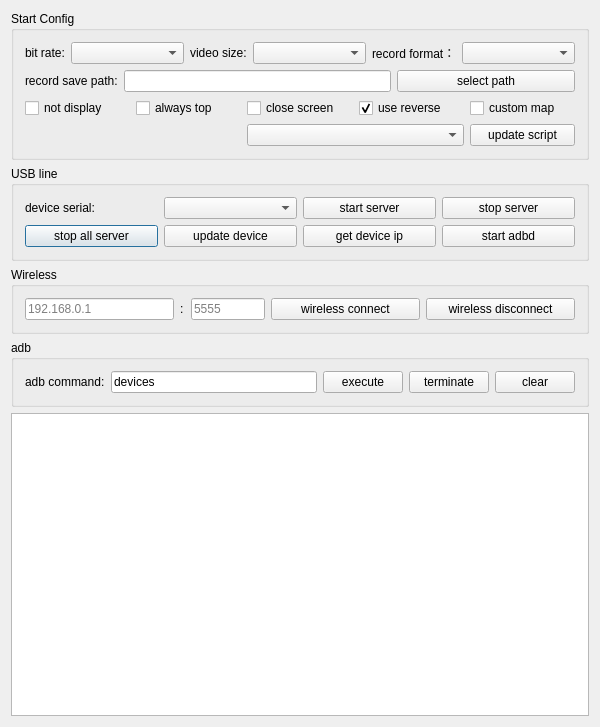
<?xml version="1.0" encoding="UTF-8"?>
<ui version="4.0">
 <class>Dialog</class>
 <widget class="QDialog" name="Dialog">
  <property name="geometry">
   <rect>
    <x>0</x>
    <y>0</y>
    <width>600</width>
    <height>727</height>
   </rect>
  </property>
  <property name="maximumSize">
   <size>
    <width>600</width>
    <height>16777215</height>
   </size>
  </property>
  <property name="windowTitle">
   <string notr="true">QtScrcpy</string>
  </property>
  <layout class="QGridLayout" name="gridLayout_2">
   <item row="2" column="0">
    <widget class="QGroupBox" name="usbGroupBox">
     <property name="title">
      <string>USB line</string>
     </property>
     <layout class="QGridLayout" name="gridLayout_9">
      <item row="0" column="0">
       <layout class="QGridLayout" name="gridLayout">
        <item row="0" column="0">
         <widget class="QLabel" name="label_2">
          <property name="text">
           <string>device serial:</string>
          </property>
         </widget>
        </item>
        <item row="0" column="1">
         <widget class="QComboBox" name="serialBox"/>
        </item>
        <item row="0" column="2">
         <widget class="QPushButton" name="startServerBtn">
          <property name="text">
           <string>start server</string>
          </property>
          <property name="autoDefault">
           <bool>false</bool>
          </property>
         </widget>
        </item>
        <item row="0" column="3">
         <widget class="QPushButton" name="stopServerBtn">
          <property name="text">
           <string>stop server</string>
          </property>
          <property name="autoDefault">
           <bool>false</bool>
          </property>
         </widget>
        </item>
        <item row="1" column="0">
         <widget class="QPushButton" name="stopAllServerBtn">
          <property name="text">
           <string>stop all server</string>
          </property>
         </widget>
        </item>
        <item row="1" column="1">
         <widget class="QPushButton" name="updateDevice">
          <property name="text">
           <string>update device</string>
          </property>
          <property name="autoDefault">
           <bool>false</bool>
          </property>
         </widget>
        </item>
        <item row="1" column="2">
         <widget class="QPushButton" name="getIPBtn">
          <property name="text">
           <string>get device ip</string>
          </property>
          <property name="autoDefault">
           <bool>false</bool>
          </property>
         </widget>
        </item>
        <item row="1" column="3">
         <widget class="QPushButton" name="startAdbdBtn">
          <property name="text">
           <string>start adbd</string>
          </property>
          <property name="autoDefault">
           <bool>false</bool>
          </property>
         </widget>
        </item>
       </layout>
      </item>
     </layout>
    </widget>
   </item>
   <item row="3" column="0">
    <widget class="QGroupBox" name="wirelessGroupBox">
     <property name="title">
      <string>Wireless</string>
     </property>
     <layout class="QGridLayout" name="gridLayout_4" columnstretch="4,0,2,4,4">
      <item row="0" column="0">
       <widget class="QLineEdit" name="deviceIpEdt">
        <property name="text">
         <string/>
        </property>
        <property name="placeholderText">
         <string notr="true">192.168.0.1</string>
        </property>
       </widget>
      </item>
      <item row="0" column="1">
       <widget class="QLabel" name="label">
        <property name="minimumSize">
         <size>
          <width>5</width>
          <height>0</height>
         </size>
        </property>
        <property name="maximumSize">
         <size>
          <width>5</width>
          <height>16777215</height>
         </size>
        </property>
        <property name="text">
         <string notr="true">:</string>
        </property>
       </widget>
      </item>
      <item row="0" column="2">
       <widget class="QLineEdit" name="devicePortEdt">
        <property name="text">
         <string/>
        </property>
        <property name="placeholderText">
         <string notr="true">5555</string>
        </property>
       </widget>
      </item>
      <item row="0" column="3">
       <widget class="QPushButton" name="wirelessConnectBtn">
        <property name="text">
         <string>wireless connect</string>
        </property>
        <property name="autoDefault">
         <bool>false</bool>
        </property>
       </widget>
      </item>
      <item row="0" column="4">
       <widget class="QPushButton" name="wirelessDisConnectBtn">
        <property name="text">
         <string>wireless disconnect</string>
        </property>
        <property name="autoDefault">
         <bool>false</bool>
        </property>
       </widget>
      </item>
     </layout>
    </widget>
   </item>
   <item row="5" column="0">
    <widget class="QTextEdit" name="outEdit">
     <property name="minimumSize">
      <size>
       <width>0</width>
       <height>240</height>
      </size>
     </property>
     <property name="focusPolicy">
      <enum>Qt::ClickFocus</enum>
     </property>
     <property name="documentTitle">
      <string/>
     </property>
     <property name="readOnly">
      <bool>true</bool>
     </property>
    </widget>
   </item>
   <item row="4" column="0">
    <widget class="QGroupBox" name="adbGroupBox">
     <property name="title">
      <string notr="true">adb</string>
     </property>
     <layout class="QGridLayout" name="gridLayout_5">
      <item row="0" column="0">
       <widget class="QLabel" name="label_7">
        <property name="text">
         <string>adb command:</string>
        </property>
        <property name="buddy">
         <cstring>adbCommandEdt</cstring>
        </property>
       </widget>
      </item>
      <item row="0" column="3">
       <widget class="QPushButton" name="stopAdbBtn">
        <property name="text">
         <string>terminate</string>
        </property>
       </widget>
      </item>
      <item row="0" column="2">
       <widget class="QPushButton" name="adbCommandBtn">
        <property name="text">
         <string>execute</string>
        </property>
       </widget>
      </item>
      <item row="0" column="1">
       <widget class="QLineEdit" name="adbCommandEdt">
        <property name="text">
         <string notr="true">devices</string>
        </property>
       </widget>
      </item>
      <item row="0" column="4">
       <widget class="QPushButton" name="clearOut">
        <property name="text">
         <string>clear</string>
        </property>
       </widget>
      </item>
     </layout>
    </widget>
   </item>
   <item row="0" column="0">
    <widget class="QGroupBox" name="configGroupBox">
     <property name="title">
      <string>Start Config</string>
     </property>
     <layout class="QGridLayout" name="gridLayout_8">
      <item row="0" column="0">
       <layout class="QGridLayout" name="gridLayout_3" columnstretch="0,1,0,1,0,1">
        <item row="0" column="3">
         <widget class="QComboBox" name="videoSizeBox">
          <property name="toolTip">
           <string/>
          </property>
         </widget>
        </item>
        <item row="0" column="4">
         <widget class="QLabel" name="label_6">
          <property name="text">
           <string>record format：</string>
          </property>
         </widget>
        </item>
        <item row="0" column="2">
         <widget class="QLabel" name="label_4">
          <property name="text">
           <string>video size:</string>
          </property>
         </widget>
        </item>
        <item row="0" column="5">
         <widget class="QComboBox" name="formatBox"/>
        </item>
        <item row="0" column="0">
         <widget class="QLabel" name="label_3">
          <property name="text">
           <string>bit rate:</string>
          </property>
         </widget>
        </item>
        <item row="0" column="1">
         <widget class="QComboBox" name="bitRateBox">
          <property name="toolTip">
           <string/>
          </property>
          <property name="currentText">
           <string/>
          </property>
         </widget>
        </item>
       </layout>
      </item>
      <item row="1" column="0">
       <layout class="QGridLayout" name="gridLayout_6" columnstretch="1,6,4">
        <item row="0" column="1">
         <widget class="QLineEdit" name="recordPathEdt">
          <property name="readOnly">
           <bool>true</bool>
          </property>
         </widget>
        </item>
        <item row="0" column="2">
         <widget class="QPushButton" name="selectRecordPathBtn">
          <property name="text">
           <string>select path</string>
          </property>
          <property name="autoDefault">
           <bool>false</bool>
          </property>
         </widget>
        </item>
        <item row="0" column="0">
         <widget class="QLabel" name="label_5">
          <property name="text">
           <string>record save path:</string>
          </property>
          <property name="buddy">
           <cstring>recordPathEdt</cstring>
          </property>
         </widget>
        </item>
       </layout>
      </item>
      <item row="2" column="0">
       <layout class="QGridLayout" name="gridLayout_7">
        <item row="0" column="0">
         <widget class="QCheckBox" name="notDisplayCheck">
          <property name="text">
           <string>not display</string>
          </property>
          <property name="checkable">
           <bool>false</bool>
          </property>
         </widget>
        </item>
        <item row="0" column="1">
         <widget class="QCheckBox" name="alwaysTopCheck">
          <property name="text">
           <string>always top</string>
          </property>
          <property name="checked">
           <bool>false</bool>
          </property>
         </widget>
        </item>
        <item row="0" column="2">
         <widget class="QCheckBox" name="closeScreenCheck">
          <property name="text">
           <string>close screen</string>
          </property>
         </widget>
        </item>
        <item row="0" column="3">
         <widget class="QCheckBox" name="useReverseCheck">
          <property name="text">
           <string>use reverse</string>
          </property>
          <property name="checked">
           <bool>true</bool>
          </property>
         </widget>
        </item>
        <item row="0" column="4">
         <widget class="QCheckBox" name="gameCheck">
          <property name="text">
           <string>custom map</string>
          </property>
         </widget>
        </item>
        <item row="1" column="0" colspan="2">
         <spacer name="horizontalSpacer">
          <property name="orientation">
           <enum>Qt::Horizontal</enum>
          </property>
          <property name="sizeHint" stdset="0">
           <size>
            <width>168</width>
            <height>20</height>
           </size>
          </property>
         </spacer>
        </item>
        <item row="1" column="2" colspan="2">
         <widget class="QComboBox" name="gameBox"/>
        </item>
        <item row="1" column="4">
         <widget class="QPushButton" name="updateGameScriptBtn">
          <property name="text">
           <string>update script</string>
          </property>
         </widget>
        </item>
       </layout>
      </item>
     </layout>
    </widget>
   </item>
  </layout>
 </widget>
 <layoutdefault spacing="6" margin="11"/>
 <tabstops>
  <tabstop>updateDevice</tabstop>
  <tabstop>getIPBtn</tabstop>
  <tabstop>startAdbdBtn</tabstop>
  <tabstop>deviceIpEdt</tabstop>
  <tabstop>devicePortEdt</tabstop>
  <tabstop>wirelessConnectBtn</tabstop>
  <tabstop>wirelessDisConnectBtn</tabstop>
  <tabstop>adbCommandEdt</tabstop>
  <tabstop>adbCommandBtn</tabstop>
  <tabstop>formatBox</tabstop>
  <tabstop>recordPathEdt</tabstop>
  <tabstop>selectRecordPathBtn</tabstop>
  <tabstop>serialBox</tabstop>
  <tabstop>startServerBtn</tabstop>
  <tabstop>stopServerBtn</tabstop>
  <tabstop>outEdit</tabstop>
 </tabstops>
 <resources/>
 <connections/>
</ui>
